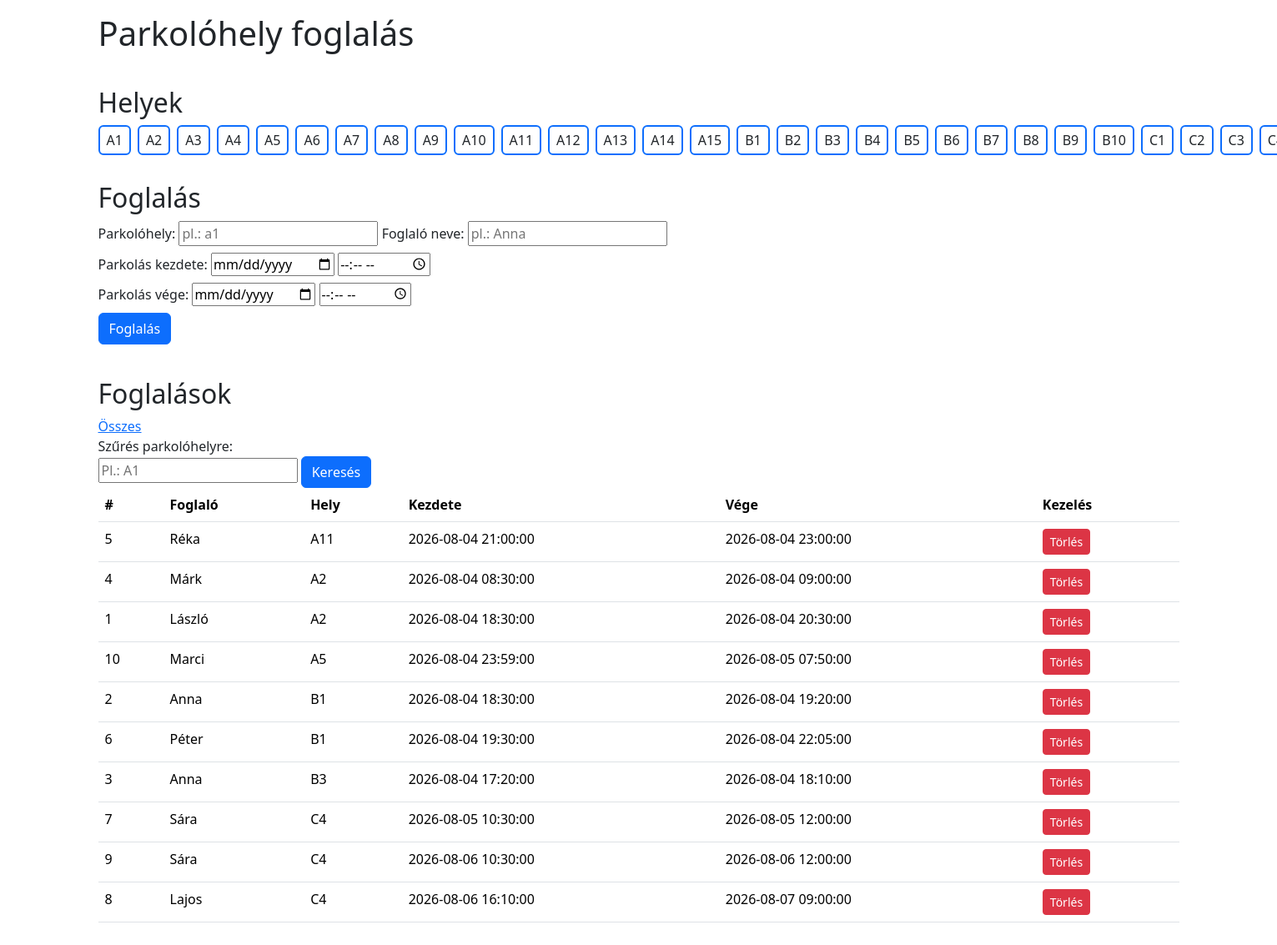
Before: /project/index.php with the older database file.
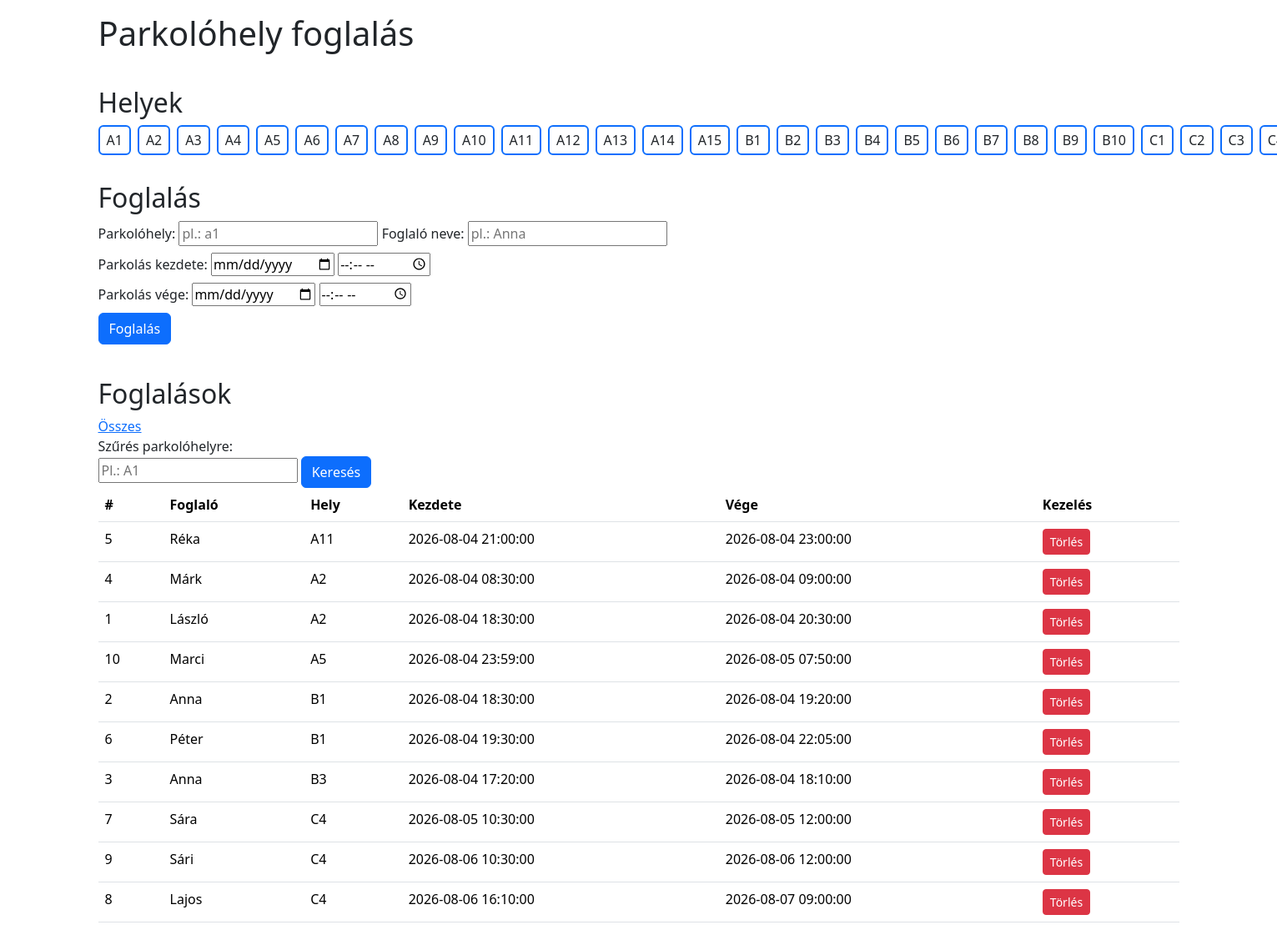
After: the same page with the newer database file.
### tables this page shows
CREATE TABLE `spaces` (
  `id` int NOT NULL,
  `name` varchar(120) NOT NULL
);

CREATE TABLE `reservations` (
  `id` int NOT NULL,
  `space` varchar(120) NOT NULL,
  `start_time` datetime NOT NULL,
  `end_time` datetime NOT NULL,
  `reserver` varchar(255) NOT NULL
);

### project/index.php (the view, shortened to what this page needs)
<?php
function get_spaces()
{
    $sql = "SELECT * FROM `spaces` ORDER BY `id`";
    $result = CONN->query($sql);
    return $result->fetchAll();
}
function get_reservations()
{
    $sql = "SELECT * FROM `reservations` ORDER BY `space`, `start_time`";
    $result = CONN->query($sql);
    return $result->fetchAll();
}
$reservations = array();
if (!empty($_GET['filter_by_space'])) {
    $space = $_GET['filter_by_space'];
    $noerror = true;
    $sql = "SELECT `name` FROM `spaces` WHERE `name` = ?";
    $stmt = CONN->prepare($sql);
    $stmt->bindParam(1, $space, PDO::PARAM_STR);
    if (!$stmt->execute()) {
        $filter_status = "Sikertelen: hiba a parkolóhely meglétének ellenőrzésekor.";
        $noerror = false;
    } else {
        $occurrence = count($stmt->fetchAll());
        if (!($occurrence > 0)) {
            $filter_status = "A megadott parkolóhely nem létezik.";
            $noerror = false;
        }
    }
    if ($noerror)
        $reservations = get_reservations_by_space($space);
} else {
    $reservations = get_reservations();
}
?>
<!DOCTYPE html>
<html lang="hu">
<head>
    <link rel="stylesheet" href="./assets/bootstrap/css/bootstrap.css" />
</head>
<body>
    <div class="container">
        <div class="row">
            <div class="col-12 py-3">
                <h1>Parkolóhely foglalás</h1>
            </div>
        </div>
        <div class="row">
            <div class="col-12 py-3">
                <h2>Helyek</h2>
                <div class="d-flex">
                    <?php
                    $spaces = get_spaces();
                    foreach ($spaces as $space) {
                        echo "<div class='border border-2 border-primary py-1 px-2 rounded me-2'>" . $space["name"] . "</div>";
                    }
                    ?>
                </div>
            </div>
        </div>
        <div class="row">
            <div class="col-12 py-3">
                <h2>Foglalás</h2>
                <div>
                    <form class="row" action="add_reservation.php" method="POST">
                        <div class="mb-2">
                            <label for="rev_space">Parkolóhely:</label>
                            <input type="text" name="res_space" id="res_space" placeholder="pl.: a1" />
                            <label for="rev_reserver">Foglaló neve:</label>
                            <input type="text" name="res_reserver" id="res_reserver" placeholder="pl.: Anna" />
                        </div>
                        <div class="mb-2">
                            <label for="rev_reserver">Parkolás kezdete:</label>
                            <input type="date" name="res_start_date" id="res_start_date" />
                            <input type="time" name="res_start_time" id="res_start_time" />
                        </div>
                        <div class="mb-2">
                            <label for="rev_reserver">Parkolás vége:</label>
                            <input type="date" name="res_end_date" id="res_end_date" />
                            <input type="time" name="res_end_time" id="res_end_time" />
                        </div>
                        <div class="mb-2">
                            <button class="btn btn-primary" type="submit">Foglalás</button>
                        </div>
                    </form>
                </div>
            </div>
        </div>
        <div class="row">
            <div class="col-12 py-3">
                <h2>Foglalások</h2>
                <a href="index.php">Összes</a><br />
                <div>
                    <p class="m-0">Szűrés parkolóhelyre:</p>
                    <form method="GET" action="index.php">
                        <input type="text" name="filter_by_space" id="filter_by_space" placeholder="Pl.: A1" value="<?= empty($_GET['filter_by_space']) ? "" : $_GET['filter_by_space'] ?>">
                        <button class="btn btn-primary" type="submit">Keresés</button>
                    </form>
                </div>
                <table class="table">
                    <tr>
                        <th>#</th>
                        <th>Foglaló</th>
                        <th>Hely</th>
                        <th>Kezdete</th>
                        <th>Vége</th>
                        <th>Kezelés</th>
                    </tr>
                    <?php
                    foreach ($reservations as $reservation) {
                        echo "<tr><td>" . $reservation["id"] . "</td><td>" . $reservation["reserver"] . "</td><td>" . $reservation["space"] . "</td><td>" . $reservation["start_time"] . "</td><td>" . $reservation["end_time"] . "</td><td><a class='btn btn-sm btn-danger' href='index.php?delete_by_id=" . $reservation["id"] . "'>Törlés</a></td></tr>";
                    }
                    ?>
                </table>
            </div>
        </div>
    </div>
</body>
</html>

Changed rows visible on the page:
changed reservations id 9: reserver "Sára" → "Sári"
